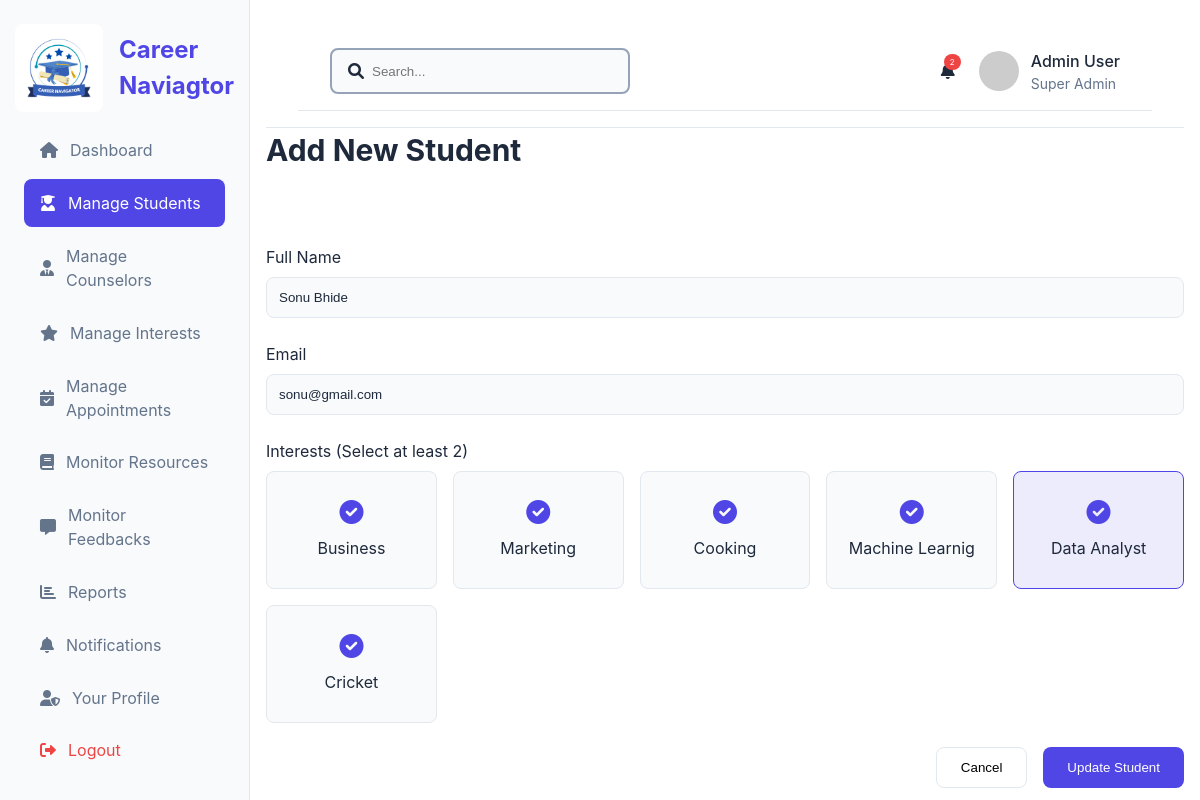
The app's page /edit_stud/6 with its own data.
### model.py (models this page shows)
class Student(db.Model):
    __tablename__ = 'students'
    id = db.Column(db.Integer, primary_key=True, autoincrement=True)
    name = db.Column(db.String(100), nullable=False)
    email = db.Column(db.String(100), nullable=False, unique=True)
    contact_number = db.Column(db.String(15), nullable=False)
    password = db.Column(db.String(255), nullable=False)
    con_password = db.Column(db.String(255), nullable=False)
    interests = db.Column(db.Text, nullable=True)
    created_at = db.Column(db.DateTime, nullable=False, default=datetime.now(timezone.utc))
    feedbacks = db.relationship('Feedback', back_populates='student')

class Interest(db.Model):
    __tablename__='interest'
    id = db.Column(db.Integer, primary_key=True, autoincrement=True)
    interest_name = db.Column(db.String(255), unique=True, nullable=False)
    category = db.Column(db.String(50), nullable=False)
    created_at = db.Column(db.DateTime, nullable=False, default=datetime.now(timezone.utc))

### app.py (the view, shortened to what this page needs)
@app.route('/edit_stud/<int:student_id>',methods=['GET','PUT'])
def edit_stud(student_id):
    student = db.session.get(Student,student_id)
    if request.method == 'GET':
        interests = Interest.query.all()
        return render_template('admin/edit_stud.html',active_page='students',student=student,interests=interests)

### templates/admin/edit_stud.html (shortened to what this page needs)
{% extends 'admin/base.html' %}
{% block content %}
<h2 class="section-title">Add New Student</h2>
<form id="editStudentForm">
    <br>
    <br>
    <div class="form-group">
        <label for="studentName">Full Name</label>
        <input type="text" id="studentName" name="studentName" value="{{ student.name }}">
    </div>
    <div class="form-group">
        <label for="studentEmail">Email</label>
        <input type="email" id="studentEmail" name="studentEmail" value="{{ student.email }}">
    </div>
    <div class="form-group">
        <label for="studentInterests">Interests (Select at least 2)</label>
        <div class="interests-grid">
            {% for interest in interests %}
            <div class="interest-item">
                <label for="interest{{ interest.id }}">
                    <i class="fas fa-check-circle"></i>
                    <span>{{ interest.interest_name }}</span>
                </label>
            </div>
            {% else %}
            <p>No interests available to display.</p>
            {% endfor %}
        </div>
    </div>
    <div class="form-actions">
        <button type="button" class="cancel-btn" name="cancel-btn">Cancel</button>
        <button type="submit" class="submit-btn" name="submit-btn" onclick="updateStud(event)">Update Student</button>
    </div>
</form>
{% endblock %}

### static/css/admin/base.css (style rules this page uses)
:root { --bg-primary-light: #ffffff; --bg-secondary-light: #f8fafc; --text-primary-light: #1e293b; --text-secondary-light: #64748b; --border-light: #e2e8f0; --primary-color: #4f46e5; --primary-hover: #4338ca; --success-color: #10b981; --warning-color: #f59e0b; --danger-color: #ef4444; --info-color: #3b82f6; --bg-primary-dark: #0f172a; --bg-secondary-dark: #1e293b; --text-primary-dark: #f8fafc; --text-secondary-dark: #94a3b8; --border-dark: #334155; }
* { margin: 0; padding: 0; box-sizing: border-box; }
body { font-family: -apple-system, BlinkMacSystemFont, 'Segoe UI', Roboto, Oxygen, Ubuntu, Cantarell, sans-serif; background-color: var(--bg-primary-light); color: var(--text-primary-light); line-height: 1.5; transition: background-color 0.3s, color 0.3s; }
.section-title { margin-bottom: 1.5rem; font-size: 1.875rem; }
.form-group { margin-bottom: 1.5rem; }
.form-group label { display: block; margin-bottom: 0.5rem; }
.form-group input, .form-group select { width: 100%; padding: 0.75rem; border: 1px solid var(--border-light); border-radius: 8px; background-color: var(--bg-secondary-light); color: inherit; }
.form-actions { display: flex; gap: 1rem; justify-content: flex-end; }
.cancel-btn, .submit-btn { padding: 0.75rem 1.5rem; border-radius: 8px; cursor: pointer; transition: all 0.2s ease; }
.cancel-btn { background: none; border: 1px solid var(--border-light); }
.submit-btn { background-color: var(--primary-color); border: none; color: white; }
.interests-grid { display: grid; grid-template-columns: repeat(5,1fr); gap: 1rem; margin-bottom: 1.5rem; }
.interest-item { position: relative; }
.interest-item label { display: flex; flex-direction: column; align-items: center; justify-content: center; padding: 1.5rem 1rem; background-color: var(--bg-secondary-light); border: 1px solid var(--border-light); border-radius: 8px; cursor: pointer; transition: all 0.3s ease; text-align: center; height: 100%; }
.interest-item label i { font-size: 1.5rem; margin-bottom: 0.75rem; color: var(--primary-color); }
.interest-item input[type="checkbox"]:checked + label { background-color: rgba(79, 70, 229, 0.1); border-color: var(--primary-color); }

### records on screen
Student: studentName "Sonu Bhide", studentEmail "sonu@gmail.com"
Interest: interest_name "Business"
Interest: interest_name "Marketing"
Interest: interest_name "Cooking"
Interest: interest_name "Machine Learnig"
Interest: interest_name "Data Analyst"
Interest: interest_name "Cricket"
